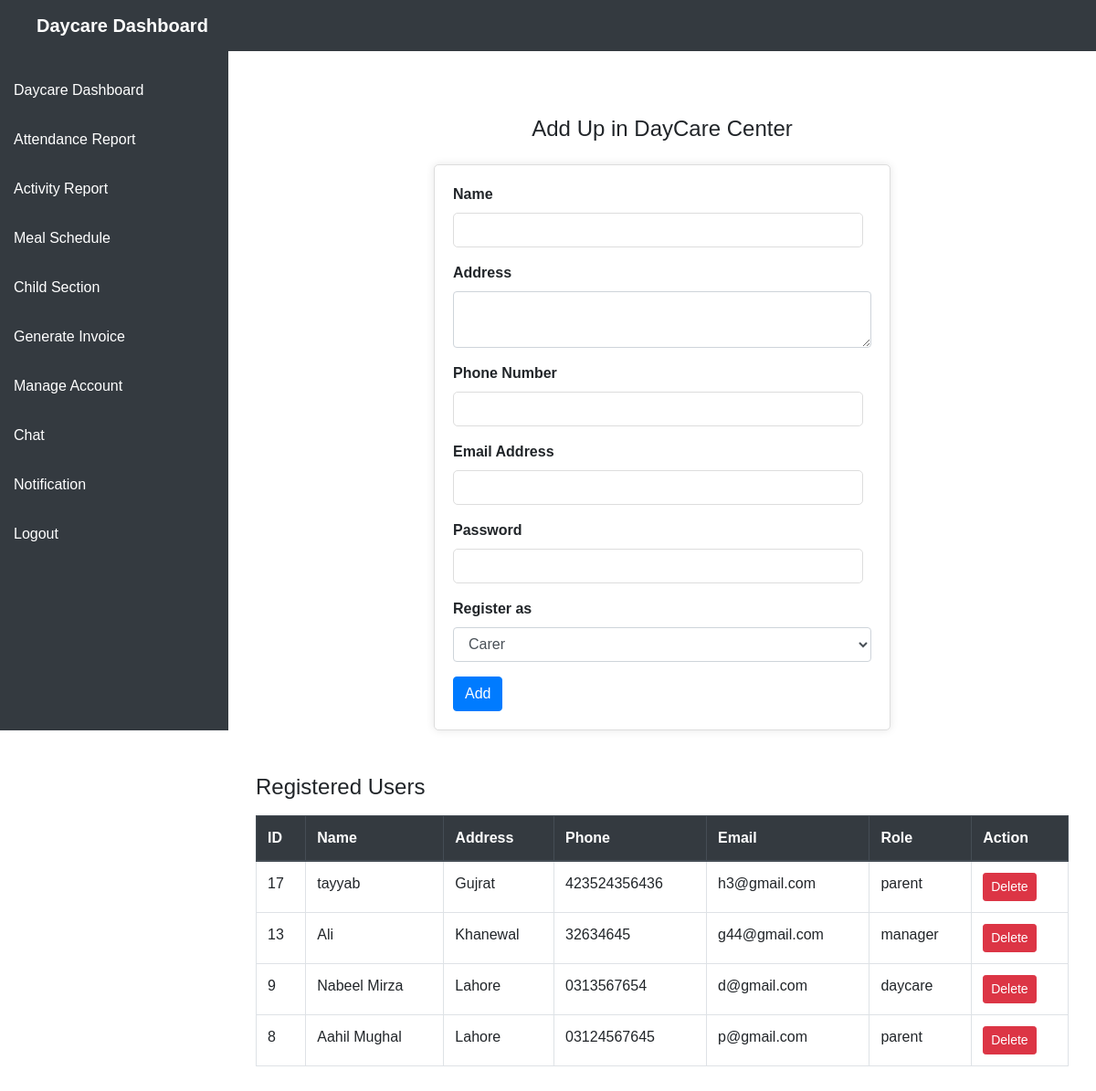
The app's page /manage_account.php (signed in) with its own data.
### tables this page shows
CREATE TABLE `users` (
  `id` int(11) NOT NULL,
  `name` varchar(255) NOT NULL,
  `email` varchar(255) NOT NULL,
  `password` varchar(255) NOT NULL,
  `address` varchar(255) DEFAULT NULL,
  `phone` varchar(50) DEFAULT NULL,
  `role` varchar(50) NOT NULL
);

### manage_account.php (the view, shortened to what this page needs)
<?php
include 'db_connection.php';
$sql_fetch = "SELECT * FROM users ORDER BY id DESC";
$result = mysqli_query($conn, $sql_fetch);
?>
<!DOCTYPE html>
<html lang="en">
<head>
<link rel="stylesheet" href="https://stackpath.bootstrapcdn.com/bootstrap/4.5.2/css/bootstrap.min.css">
<link rel="stylesheet" href="styles.css">
</head>
<body>
   <?php include 'sidebar.php'; ?>
    <div class="main-content">
    <br><br><br>
    <center><h4>Add Up in DayCare Center</h4></center>
    <form method="POST" action="manage_account.php" class="mt-4">
        <div class="form-group">
            <label for="name">Name</label>
            <input type="text" class="form-control" id="name" name="name" required>
        </div>
        <div class="form-group">
            <label for="address">Address</label>
            <textarea class="form-control" id="address" name="address" required></textarea>
        </div>
        <div class="form-group">
            <label for="phone">Phone Number</label>
            <input type="text" class="form-control" id="phone" name="phone" required>
        </div>
        <div class="form-group">
            <label for="email">Email Address</label>
            <input type="email" class="form-control" id="email" name="email" required>
        </div>
        <div class="form-group">
            <label for="password">Password</label>
            <input type="password" class="form-control" id="password" name="password" required>
        </div>
        <div class="form-group">
            <label for="role">Register as</label>
            <select class="form-control" id="role" name="role">
                <option value="carer">Carer</option>
            </select>
        </div>
        <button type="submit" class="btn btn-primary">Add</button>
    </form>
    <h4 class="mt-5">Registered Users</h4>
    <table class="table table-bordered mt-3">
        <thead class="thead-dark">
            <tr>
                <th>ID</th>
                <th>Name</th>
                <th>Address</th>
                <th>Phone</th>
                <th>Email</th>
                <th>Role</th>
                <th>Action</th>
            </tr>
        </thead>
        <tbody>
            <?php if (mysqli_num_rows($result) > 0) : ?>
                <?php while ($row = mysqli_fetch_assoc($result)) : ?>
                    <tr>
                        <td><?php echo htmlspecialchars($row['id']); ?></td>
                        <td><?php echo htmlspecialchars($row['name']); ?></td>
                        <td><?php echo htmlspecialchars($row['address']); ?></td>
                        <td><?php echo htmlspecialchars($row['phone']); ?></td>
                        <td><?php echo htmlspecialchars($row['email']); ?></td>
                        <td><?php echo htmlspecialchars($row['role']); ?></td>
                        <td>
                            <a href="signup.php?delete_id=<?php echo $row['id']; ?>"
                               class="btn btn-danger btn-sm"
                               onclick="return confirm('Are you sure you want to delete this user?');">
                               Delete
                            </a>
                        </td>
                    </tr>
                <?php endwhile; ?>
            <?php else : ?>
                <tr>
                    <td colspan="7" class="text-center">No users found.</td>
                </tr>
            <?php endif; ?>
        </tbody>
    </table>
</div>
</body>
</html>

### styles.css (style rules this page uses)
body { font-family: Arial, sans-serif; margin: 0; padding: 0; background-color: #f4f4f4; color: #333; }
a { color: #007bff; text-decoration: none; }
form { background-color: #fff; border: 1px solid #ddd; border-radius: 5px; max-width: 500px; margin: 0 auto; padding: 20px; box-shadow: 0 0 10px rgba(0, 0, 0, 0.1); }
form label { display: block; margin-bottom: 8px; font-weight: bold; }
form input[type="email"], form input[type="password"], form input[type="text"], form input[type="number"], form textarea { width: 98%; padding: 10px; margin-bottom: 15px; border: 1px solid #ddd; border-radius: 5px; }
form select { width: 102%; padding: 10px; margin-bottom: 15px; border: 1px solid #ddd; border-radius: 5px; }
form button { background-color: green; color: #fff; border: none; padding: 10px 20px; border-radius: 5px; cursor: pointer; font-size: 1em; }

### sidebar.php (style rules this page uses)
body { font-family: Arial, sans-serif; overflow-x: hidden; margin: 0; padding: 0; }
.main-content { margin-left: 250px; padding: 55px 30px 30px 30px; transition: all 0.3s ease; }

### records on screen
users: id "17", name "tayyab", address "Gujrat", phone "423524356436", email "h3@gmail.com", role "parent"
users: id "13", name "Ali", address "Khanewal", phone "32634645", email "g44@gmail.com", role "manager"
users: id "9", name "Nabeel Mirza", address "Lahore", phone "0313567654", email "d@gmail.com", role "daycare"
users: id "8", name "Aahil Mughal", address "Lahore", phone "03124567645", email "p@gmail.com", role "parent"
